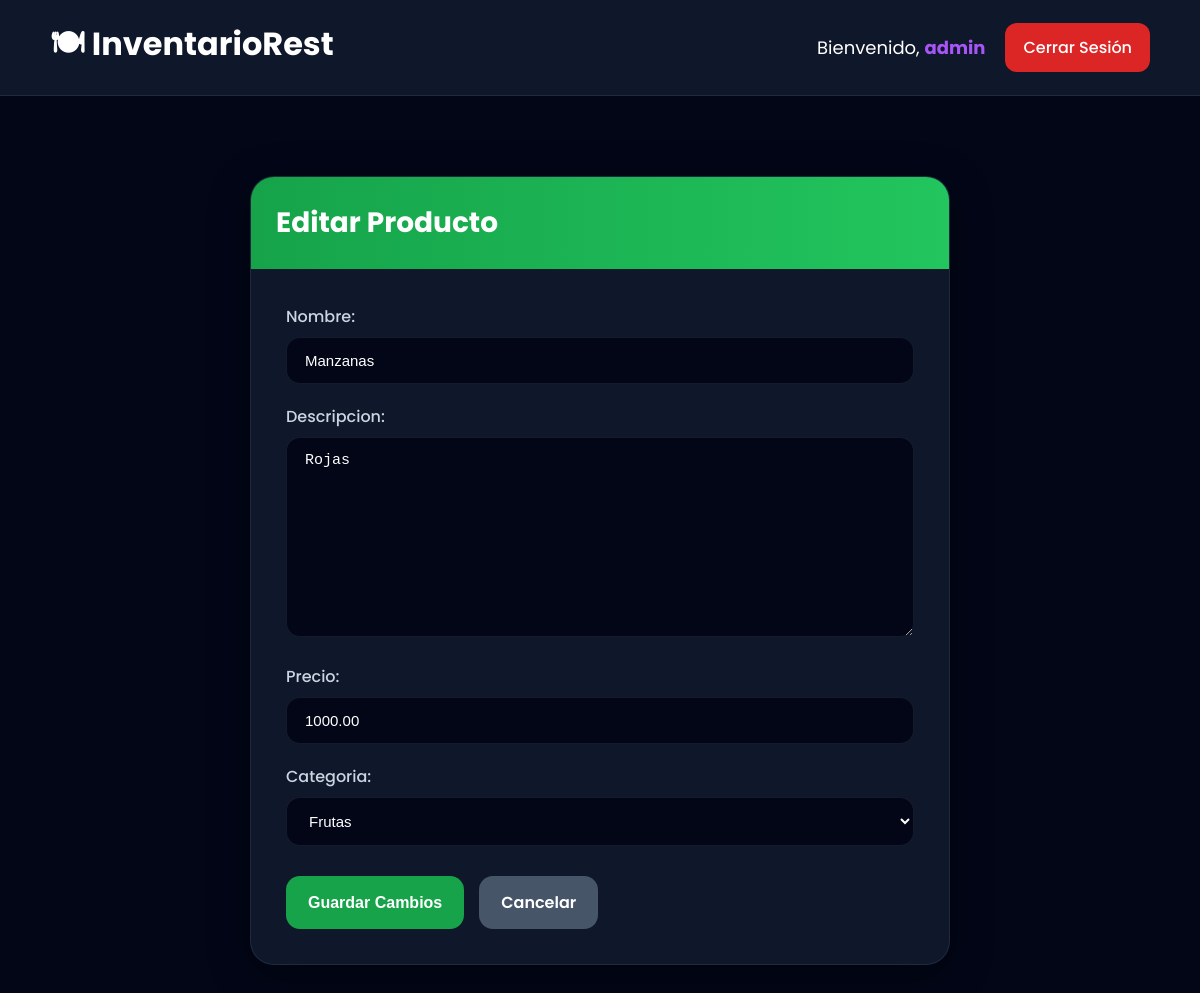
The app's page /editar-producto/6/ (signed in) with its own data.
### modulo/models.py (models this page shows, shortened)
class Producto(models.Model):
    nombre = models.CharField(
        max_length=100
    )
    descripcion = models.TextField(
        blank=True,
        null=True
    )
    precio = models.DecimalField(
        max_digits=10,
        decimal_places=2
    )
    stock_actual = models.IntegerField(
        default=0
    )
    categoria = models.ForeignKey(
        Categoria,
        on_delete=models.CASCADE
    )
    class Meta:
        verbose_name = "Producto"
        verbose_name_plural = "Productos"

class Categoria(models.Model):
    nombre = models.CharField(
        max_length=100
    )
    descripcion = models.TextField(
        blank=True,
        null=True
    )
    def __str__(self):
        return self.nombre
    class Meta:
        verbose_name = "Categoria"
        verbose_name_plural = "Categorias"

### modulo/views.py (the view)
@login_required
def editar_producto(request, producto_id):
    if request.user.usuario.rol != 'admin':
        return redirect('dashboard')
    producto = Producto.objects.get(id=producto_id)
    if request.method == 'POST':
        formulario = ProductoForm(
            request.POST,
            instance=producto
        )
        if formulario.is_valid():
            formulario.save()
            return redirect('productos')
    else:
        formulario = ProductoForm(instance=producto)
    return render(
        request,
        'modulo/editar_producto.html',
        {
            'formulario': formulario
        }
    )

### modulo/forms.py
class ProductoForm(forms.ModelForm):
    class Meta:
        model = Producto
        fields = [
            'nombre',
            'descripcion',
            'precio',
            'categoria'
        ]
        widgets = {
            'nombre': forms.TextInput(attrs={
                'class': 'auth-input'
            }),
            'descripcion': forms.Textarea(attrs={
                'class': 'auth-input'
            }),
            'precio': forms.NumberInput(attrs={
                'class': 'auth-input'
            }),
            'categoria': forms.Select(attrs={
                'class': 'auth-input'
            }),
        }

### modulo/templates/modulo/editar_producto.html (shortened to what this page needs)
{% extends 'modulo/base.html' %}
{% block content %}
<div class="page-wrapper">
    <div class="custom-card">
        <div class="card-header">
            <h2>
                Editar Producto
            </h2>
        </div>
        <div class="card-content">
            <form method="POST">
                {{ formulario.as_p }}
                <div class="button-group">
                    <button
                        type="submit"
                        class="save-btn"
                    >
                        Guardar Cambios
                    </button>
                    <a
                        href="{% url 'productos' %}"
                        class="cancel-btn"
                    >
                        Cancelar
                    </a>
                </div>
            </form>
        </div>
    </div>
</div>
{% endblock %}

### modulo/templates/modulo/base.html (shortened to what this page needs)
{% load static %}
<!DOCTYPE html>
<html lang="es">
<head>
    <link rel="stylesheet" href="{% static 'modulo/css/base.css' %}">
</head>
<body>
    <nav class="navbar">
        <a
            href="{% url 'dashboard' %}"
            class="logo"
        >
            🍽 InventarioRest
        </a>
        <div class="navbar-right">
            <span class="welcome-text">
                Bienvenido,
                <strong>
                    {{ request.user.username }}
                </strong>
            </span>
            <div class="nav-links">
                <a
                    href="{% url 'logout' %}"
                    class="logout-btn"
                >
                    Cerrar Sesión
                </a>
            </div>
        </div>
    </nav>
    <main class="main-container">
        {% block content %}
        {% endblock %}
    </main>
</body>
</html>

### modulo/static/modulo/css/base.css (style rules this page uses)
* { margin: 0; padding: 0; box-sizing: border-box; }
body { font-family: 'Poppins', sans-serif; background: #020617; color: white; min-height: 100vh; }
.navbar { width: 100%; background: #0f172a; padding: 20px 50px; display: flex; justify-content: space-between; align-items: center; border-bottom: 1px solid rgba(255,255,255,0.08); }
.logo { font-size: 32px; font-weight: 700; color: white; text-decoration: none; }
.nav-links { display: flex; gap: 15px; }
.nav-links a { text-decoration: none; color: white; background: #1e293b; padding: 12px 18px; border-radius: 12px; transition: 0.3s; font-weight: 500; }
.logout-btn { background: #dc2626 !important; }
.main-container { padding: 40px; }
h2 { margin-bottom: 20px; }
button { border: none; padding: 12px 20px; border-radius: 12px; background: #2563eb; color: white; cursor: pointer; font-size: 16px; transition: 0.3s; }
.auth-input { width: 100%; padding: 14px 18px; border-radius: 14px; border: 1px solid rgba(255,255,255,0.08); background: #0f172a; color: white; outline: none; font-size: 15px; transition: 0.3s; }
.auth-input::placeholder { color: #94a3b8; }
.page-wrapper { width: 100%; display: flex; justify-content: center; align-items: center; padding-top: 40px; }
.custom-card { width: 100%; max-width: 700px; background: #0f172a; border-radius: 24px; overflow: hidden; border: 1px solid rgba(255,255,255,0.08); box-shadow: 0 10px 40px rgba(0,0,0,0.4); }
.card-header { background: linear-gradient( 90deg, #16a34a, #22c55e ); padding: 25px; }
.card-header h2 { color: white; margin: 0; font-size: 28px; }
.card-content { padding: 35px; }
.card-content p { margin-bottom: 20px; }
.card-content label { display: block; margin-bottom: 8px; color: #cbd5e1; font-weight: 500; }
.card-content input, .card-content textarea, .card-content select { width: 100%; padding: 14px 18px; border-radius: 14px; border: 1px solid rgba(255,255,255,0.08); background: #020617; color: white; outline: none; font-size: 15px; }
.card-content textarea { min-height: 120px; resize: vertical; }
.button-group { display: flex; gap: 15px; margin-top: 30px; }
.save-btn { border: none; padding: 14px 22px; border-radius: 14px; background: #16a34a; color: white; font-size: 16px; font-weight: 600; cursor: pointer; transition: 0.3s; }
.cancel-btn { text-decoration: none; padding: 14px 22px; border-radius: 14px; background: #475569; color: white; font-weight: 600; transition: 0.3s; }
.navbar-right { display: flex; align-items: center; gap: 20px; }
.welcome-text { color: white; font-size: 18px; }
.welcome-text strong { color: #a855f7; }

### records on screen
Producto: nombre "Manzanas", descripcion "Rojas", precio "1000.00", categoria "Frutas"

### other values on screen
{{ request.user.username }} "admin"
